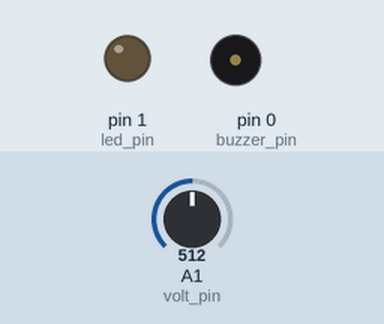
Simulated run of this sketch. Board: Arduino Uno, built with avr-gcc and run on an emulated ATmega328P. On the bench: output pins drawn as LEDs (lit = HIGH), buzzer (waves = sounding, pin HIGH). Inputs (shaded band) come from the test bench; at power-on: A1 (volt_pin) = 512.

Above: at 1.3 s.
1.4 s: A1 (volt_pin) set to 531
At 2.4 s:
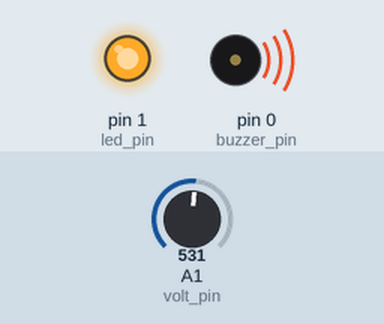
3.0 s: A1 (volt_pin) set to 511
At 3.9 s:
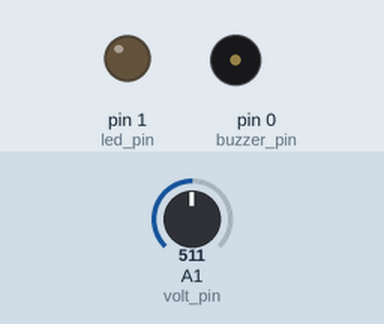
4.8 s: A1 (volt_pin) set to 716
At 6.2 s:
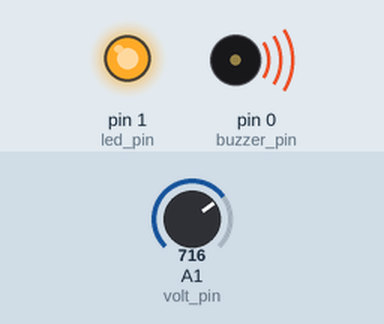
Timing chart, 0 to 7.8 s (numbered marks = the images above; inputs shaded):
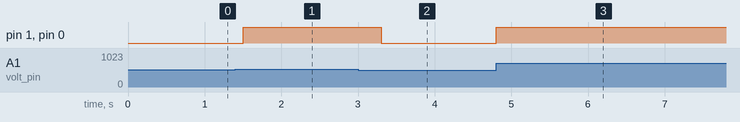

The sketch:

noise_detector_ATtiny13A.ino
```cpp
#define volt_pin A1
#define buzzer_pin 0
#define led_pin 1
int read_val;
float v2;
void setup() {
  // put your setup code here, to run once:
//Serial.begin(9600);
pinMode(volt_pin , INPUT);
pinMode(buzzer_pin, OUTPUT);
pinMode(led_pin , OUTPUT);
}

void loop() {
  // put your main code here, to run repeatedly:
  read_val = analogRead(A1);
  v2 = (5./1023.)*read_val;
 // Serial.println(read_val);
 // Serial.println(v2);

  if (v2 < 2.51){
    digitalWrite(buzzer_pin ,LOW);
    digitalWrite(led_pin ,LOW);
    }

    if(v2 > 2.51){
      digitalWrite(buzzer_pin , HIGH);
      digitalWrite(led_pin ,HIGH);
        delay(100);
      }
  delay(500);

}
```

Measured:
- the behaviour switches between 513 and 514 on A1 (volt_pin) (found by bisection; images 0 and 1)
- after the input at 1.4 s, pin 1 (led_pin), pin 0 (buzzer_pin): LOW → HIGH after 0.10 s
- after the input at 3.0 s, pin 1 (led_pin), pin 0 (buzzer_pin): HIGH → LOW after 0.30 s
- after the input at 4.8 s, pin 1 (led_pin), pin 0 (buzzer_pin): LOW → HIGH at once
